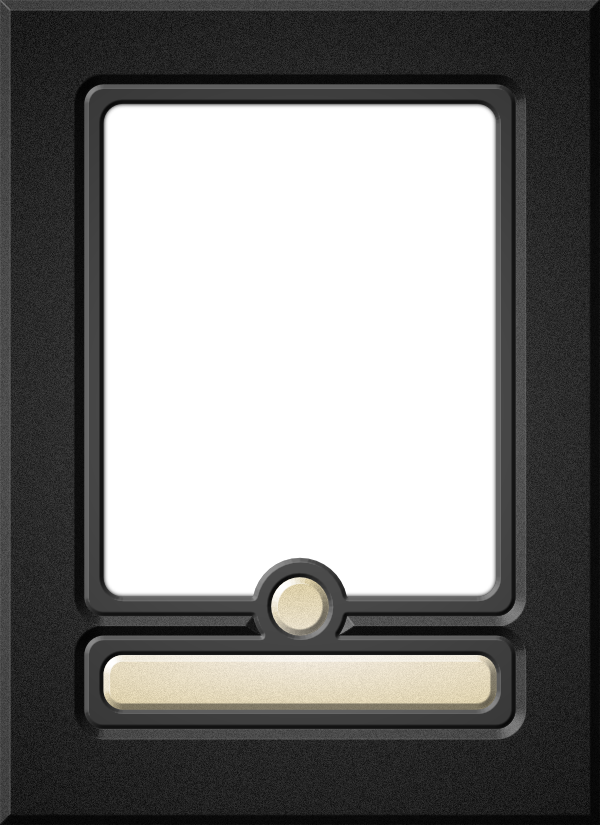
#> input picture card_generator/Mini_BB_Black.png, 600 x 825 px
$ python building_cards.py
#> lines starting #> are read from the running program, lines starting #| are printed output that depends on the picture
from PIL import Image, ImageDraw, ImageFont
import arcade

from networked_game.game_engine.piece_positions import piece_positions


fnt = ImageFont.truetype("c:/Windows/Fonts/cambria.ttc", 40)
point_fnt = ImageFont.truetype("c:/Windows/Fonts/cambria.ttc", 28)

TITLE_LOCATION = 210, 655

RESOURCE_TEXT_LOCATION = 140, 430
RESOURCE_LOCATION = 140, 500
RESOURCE_SIZE = 35
RESOURCE_X_MARGIN = 15
RESOURCE_Y_MARGIN = 15

RECTANGLE = 1
CIRCLE = 2

REWARD_TEXT_LOCATION = 450, 730
REWARDS_LOCATION = 450, 800


# [44 lines left out: function draw_resources, not called in this run]


def main():
    for piece_position_name in piece_positions:
        piece_position = piece_positions[piece_position_name]

        with Image.open("Mini_BB_Black.png") as im:
#> im is the input picture: PIL image 600x825 RGBA; mean R, G, B, A 35, 34.6, 33.4, 157.7
            print(f"Generating: {piece_position}")

            new_image = Image.new("RGBA", im.size, color=(228, 218, 191))
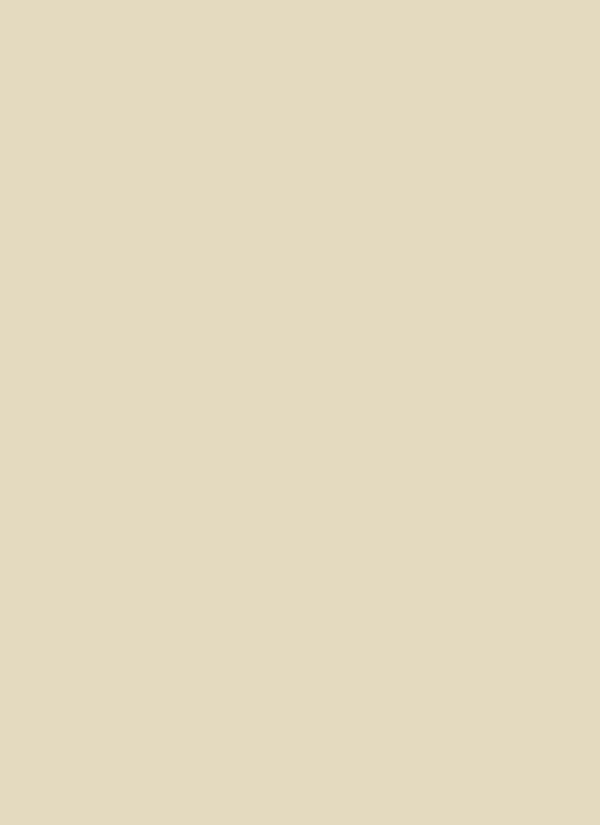
#> new_image: PIL image 600x825 RGBA; mean R, G, B, A 228, 218, 191, 255
            new_image.paste(im, (0, 0), im)
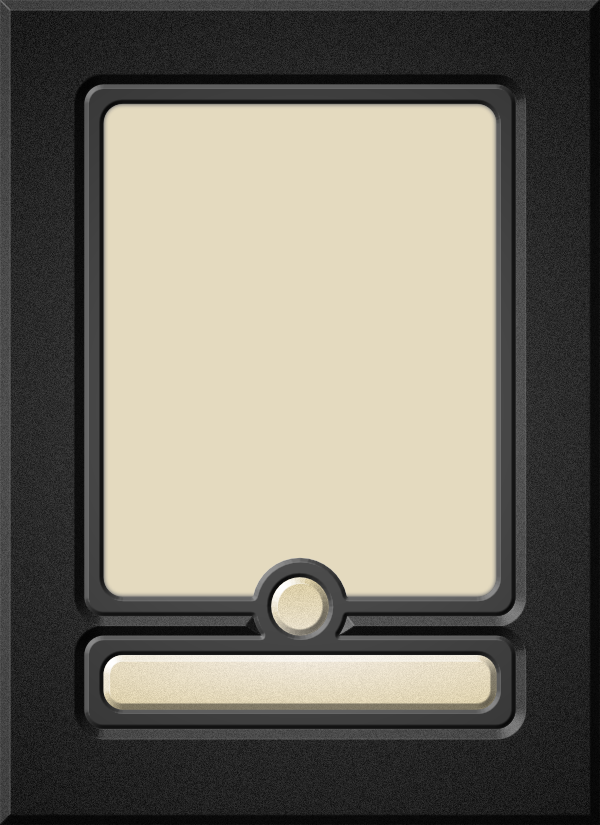
#> new_image: PIL image 600x825 RGBA; mean R, G, B, A 122, 117.7, 106.3, 254.4; transparent parts drawn white

            draw = ImageDraw.Draw(new_image)

            # Draw title
#> (the run stopped early here; a loop or call above may not have finished)

$ run again, with card_generator/Poker_BB_Black.png copied over card_generator/Mini_BB_Black.png
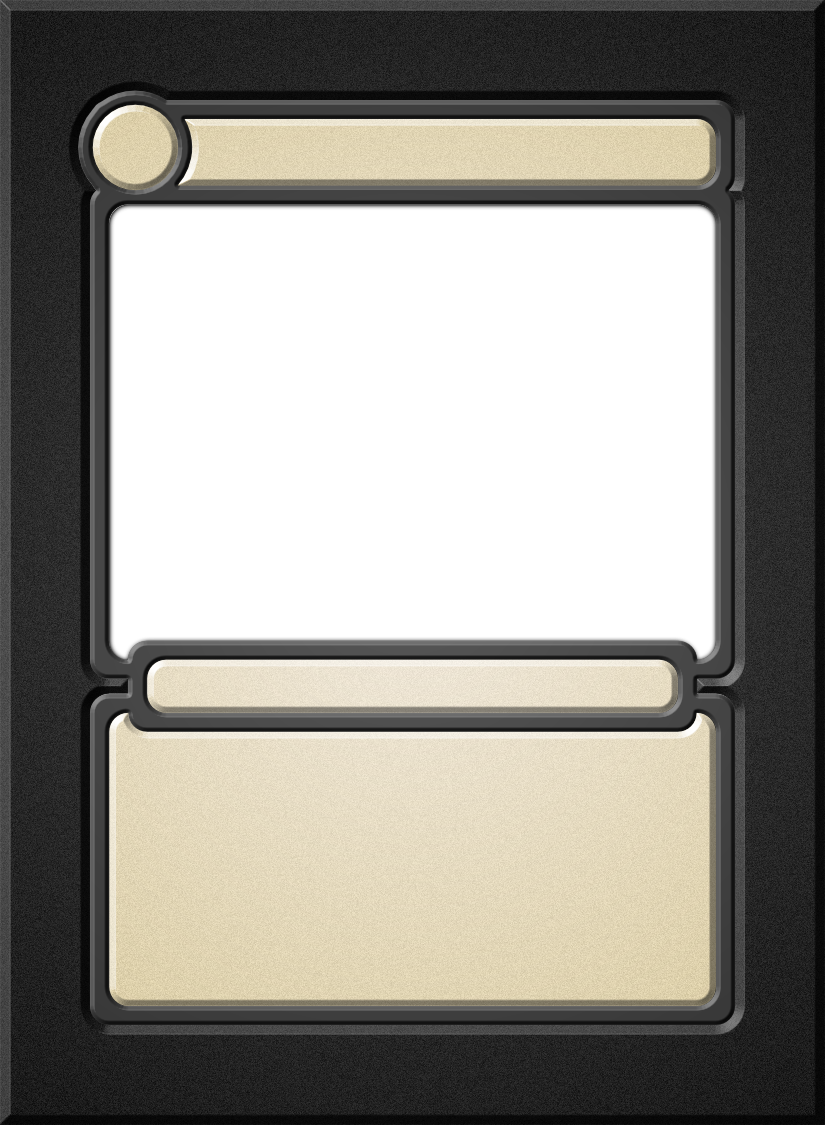
#> input picture card_generator/Poker_BB_Black.png, 825 x 1125 px
#> in main, im is the input picture: PIL image 825x1125 RGBA; mean R, G, B, A 76.4, 73.7, 66.7, 182.7
#> in main, `new_image.paste(im, (0, 0), im)`:
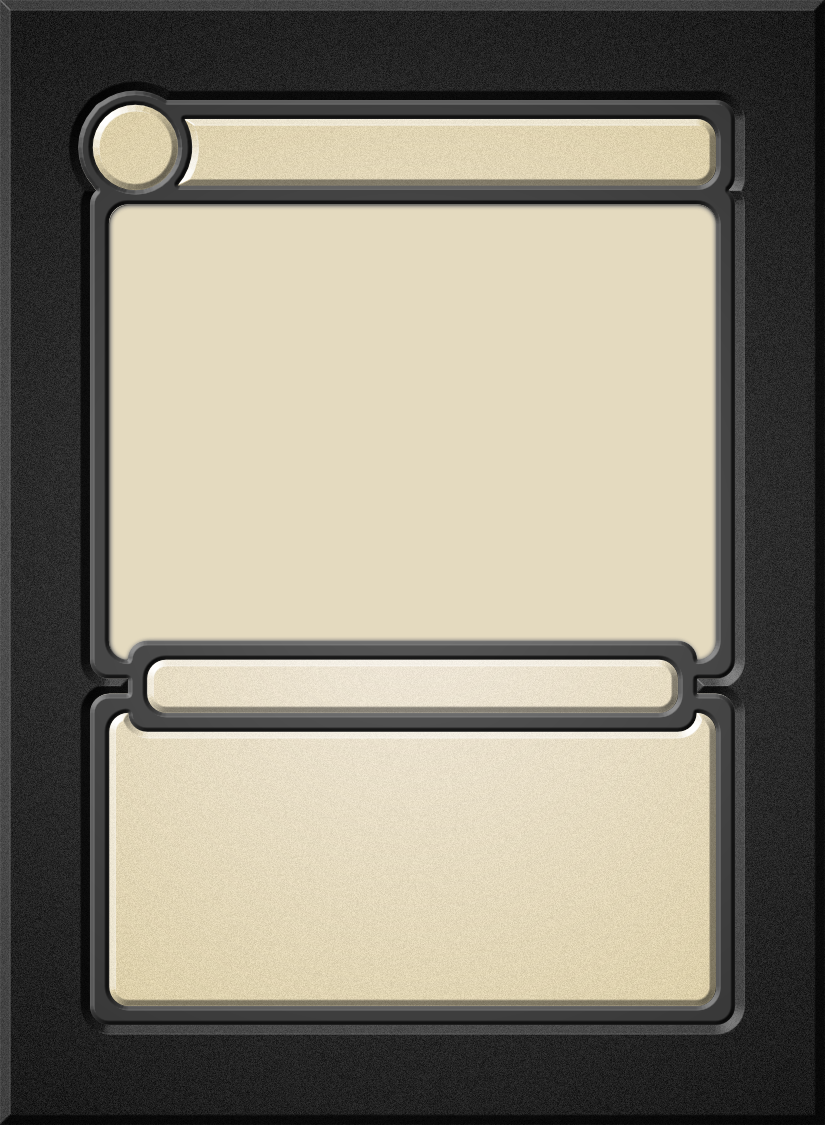
#> new_image: PIL image 825x1125 RGBA; mean R, G, B, A 141, 135.5, 120.8, 254.6; transparent parts drawn white
